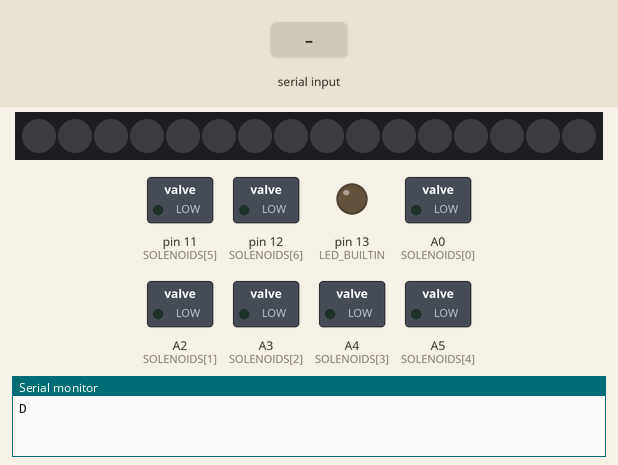
This sketch was run on a simulated Arduino Uno, built with avr-gcc and run on an emulated ATmega328P. On the bench: 16 RGB LEDs in strip order, left to right, switched loads named in the sketch (green lamp = pin HIGH), output pins drawn as LEDs (lit = HIGH), the last lines printed to the serial monitor. Dashed ring = blinking. The inputs (shaded band) are chosen by the test bench. Dim RGB values are drawn brighter than linear; colours are those a GRB WS2812 strip shows for the declared byte order.

Above: at 3.2 s.
3.3 s: "A90X" received over Serial
At 3.7 s:
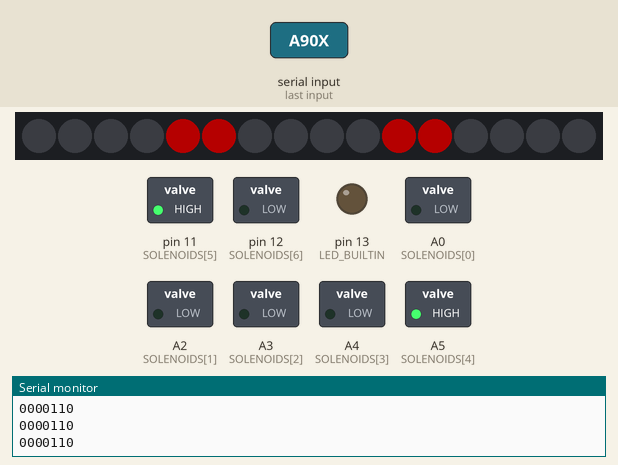
At 5.21 s:
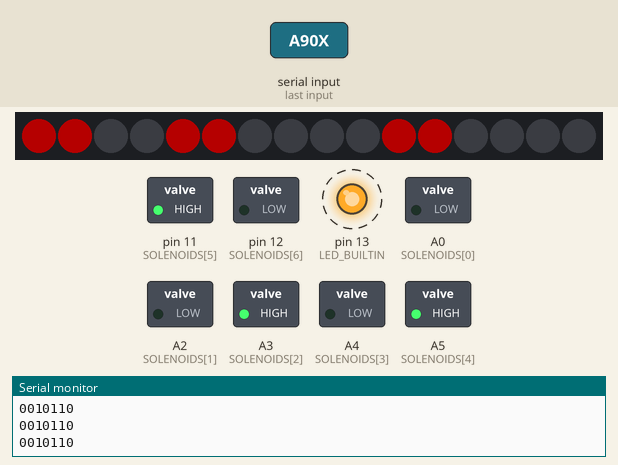
6.3 s: byte 83 ('S') received over Serial
At 6.3 s:
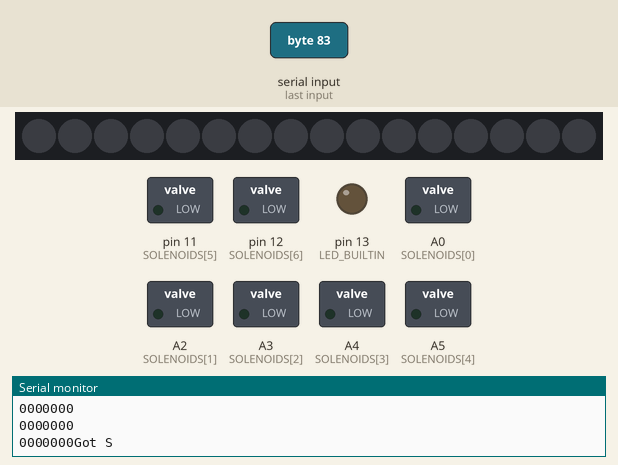
Timing chart, 0 to 9.3 s (numbered marks = the images above; inputs shaded):
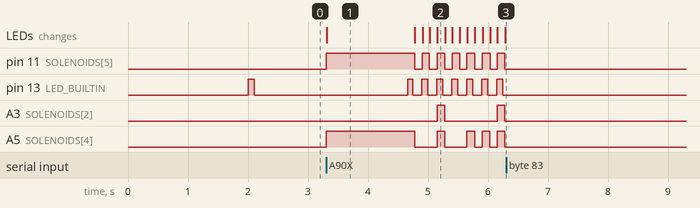

The sketch:

Drums.ino
```cpp
// RoboCup OnStage // Daniel Bacsur & David Halasz // ------------------------------------------------------------------------- // Comments
#include "Melody.h"
#include "Player.h"

Player player;

void setup() {
  Serial.begin(115200);
  player.begin();
  pinMode(LED_BUILTIN, OUTPUT);
  delay(2000);
  Serial.print('D');
}

void loop() {
  player.main();
  digitalWrite(LED_BUILTIN,
    player.isPlaying ? ((millis() - player.startTime) % 250) < 100 ?
    HIGH : LOW : (millis() % 2000) < 100 ? HIGH : LOW
  );
}
```

Melody.h
```cpp
// RoboCup OnStage // Daniel Bacsur & David Halasz // ------------------------------------------------------------------------- // Comments
#ifndef Melody_h
#define Melody_h

#include <Arduino.h>
extern short d[];
extern short arrSize;
extern float arrayTime;
#endif
```

Player.cpp
```cpp
// RoboCup OnStage // Daniel Bacsur & David Halasz // ------------------------------------------------------------------------- // Comments
#include "Arduino.h"                                                                                                            // Include libraries
#include "Player.h"
#include <FastLED.h>
#include "Melody.h"


void Player::begin() { // ----------------------------------------------------------------------------------------------------- // Begin function
  for (int i = 0; i < 7; i++) pinMode(SOLENOIDS[i], OUTPUT);                                                                     // Set pinMode for solenoids
                                                                                                  // Set pinMode for buildt in LED
  FastLED.addLeds<WS2812, LED_PIN, BRG>(leds, NUM_LEDS);                                                                        // Set up FastLed library
  FastLED.setBrightness(64);
  FastLED.setMaxPowerInVoltsAndMilliamps(5, 500);
  reset();
}
void Player::reset() {
  FastLED.clear();
  FastLED.show();
  for(byte solenoid : SOLENOIDS)
    digitalWrite(solenoid, LOW);
}

void Player::startPlayingInter()
{
  for (int t = 0; t<arrSize; t++) {
    bool keyArray[7] = {0};
    Serial.println();
    for (int i=0; i<7; i++) {
      keyArray[i] = dig(toDec(d[t]), i);
      digitalWrite(SOLENOIDS[i], keyArray[i]);
      //Serial.println("helo");
      Serial.print(keyArray[i]);
    }
    for(int i = 0; i < sizeof(keyArray) / sizeof(keyArray[0]); i++)
      for(int n = 0; n < 2; n++)
        leds[ledRemap[i]*2+n] = keyArray[i] ? CRGB::Red : CRGB::Black;
    FastLED.show();

    delay(arrayTime*1000);
  }

  //  Turn off solenoids
  for (int i = 0; i<sizeof(SOLENOIDS)/sizeof(SOLENOIDS[0]); i++) digitalWrite(SOLENOIDS[i], LOW);
  FastLED.clear();
  FastLED.show();
  while (true) main();
}

void Player::startInteract()
{
  //Serial.println("wating for I and helo");
  bool s = false;
  while (!s) {
    while(Serial.available() > 0) {
      //Serial.println("inside while");
      byte data = Serial.read();
      if(data == 'I') {
        //for (int i = 0; i<arrSize; i++) Serial.println(d[i]);
        //Serial.println("looped");
        //Serial.println("found I!! :)");
        startPlayingInter();
      }
    }
  }
}

int Player::dig(long val, int n)
{
  String g = String(val);
  return String(g[n+1]).toInt();
  /*
  if (n >= 8 - g.length()) return String(g[n - (8-g.length())]).toInt();
  else return 0;*/
}

long Player::toDec(int dec)
{
  String b2 = "";
  while (dec > 0) {
    if(dec%2 == 0) b2 += "0";
    else b2 += "1";
    dec >>= 1;
  }

  String b3 = "";
  for (int i = b2.length()-1; i>=0; i--) {
    b3 += String(b2[i]);
  }
  //Serial.println(b3);
  //Serial.println((long)b3.toInt());
  //Serial.println("\n");
  return b3.toInt();
}
void Player::startPlaying() {
  //Serial.println("helo");
  isPlaying = true;
  //Serial.println(isPlaying);
  for (int i = 0; i<arrSize; i++) {
    startTime = millis(), noteTime = startTime;
    main();
  }
}
void Player::stopPlaying() {
  isPlaying = false;
  Serial.println("\nEND\n\n");
  reset();
}

unsigned long Player::play(short dd[], short as, float at, unsigned long startTime, unsigned long noteTime) {
  //Serial.println("inside play");
  int t = (millis() - startTime) / (at * 1000);
  if(t >= as) return 0;
  noteTime += (at * 1000);
  bool keyArray[7] = {0};
  Serial.println();
  for (int i=0; i<7; i++) {
    keyArray[i] = dig(toDec(dd[t]), i);
    digitalWrite(SOLENOIDS[i], keyArray[i]);
    //Serial.println("helo");
    Serial.print(keyArray[i]);
  }
  for(int i = 0; i < sizeof(keyArray) / sizeof(keyArray[0]); i++)
    for(int n = 0; n < 2; n++)
      leds[ledRemap[i]*2+n] = keyArray[i] ? CRGB::Red : CRGB::Black;
  FastLED.show();
  return noteTime;
}
void Player::main() {
  while(Serial.available() > 0) {
    byte data = Serial.read();
    if(data == 'A') {
      startPlaying();
    }
    else if(data == 'B') {
      resetFunc();
    }
    else if(data == 'S') {
      Serial.println("Got S");
      arrSize = (short)Serial.readStringUntil('X').toInt();
      //d = new short[arrSize];
      for(int i = 0; i < arrSize; i++)
        d[i] = (short)Serial.readStringUntil('X').toInt();
      arrayTime = Serial.readStringUntil('X').toFloat();
      //Serial.println("Got data");
      startInteract();
      //startPlaying();
    }
  }

  //PLAY
  if(isPlaying){
    //Serial.println("inside main");
    noteTime = play(d, arrSize, arrayTime, startTime, noteTime);
    if(!noteTime) stopPlaying();
  }
}
```

Player.h
```cpp
// RoboCup OnStage // Daniel Bacsur & David Halasz // ------------------------------------------------------------------------- // Comments
#ifndef Player_h                                                                                                                // Include libraries
#define Player_h
#include "Arduino.h"
#include <FastLED.h>

class Player { // ------------------------------------------------------------------------------------------------------------- // Player class
  public:                                                                                                                       // Public things
    unsigned long play(short dd[], short as, float at, unsigned long startTime, unsigned long noteTime);
    void main();
    void begin();
    bool isPlaying = false;
    unsigned long startTime, noteTime;
    void startInteract();
  private:
    void(* resetFunc) (void) = 0;
    void startPlayingInter();
    int dig(long val, int n);
    long toDec(int dec);
    void reset(), startPlaying(), stopPlaying();
    const byte SOLENOIDS[8] = {A0, A2, A3, A4, A5, 11, 12};                                                                 // Solenoid pins
    const static byte dirPin = 6, stepPin = 7, enPin = 5;                                                               // Motor and Debug pins
    const static byte NUM_LEDS = 16, LED_PIN = 5; CRGB leds[NUM_LEDS];
    const byte ledRemap[8] = {4, 3, 0, 1, 5, 2, 6};
};

#endif
```

Source omitted: Melody.cpp (data table, 764 bytes)

Measured:
- after the input at 3.3 s, pin 11 (SOLENOIDS[5]): LOW → HIGH at once, then repeats every 0.25 s: LOW 0.13 s, HIGH 0.12 s; pin 13 (LED_BUILTIN): alternates HIGH for 0.09 s and LOW for 0.15 s, starting after 1.4 s
- after the input at 6.3 s, pin 11 (SOLENOIDS[5]), pin 13 (LED_BUILTIN), A2 (SOLENOIDS[1]), A3 (SOLENOIDS[2]), A5 (SOLENOIDS[4]): stops changing and stays LOW; pin 12 (SOLENOIDS[6]): stays LOW (without the input it goes to HIGH after 5.6 s); A4 (SOLENOIDS[3]): stays LOW (without the input it goes to HIGH after 5.8 s)
- what the display in image 1 shows lasts 1.5 s, from 3.3 s to 4.8 s
